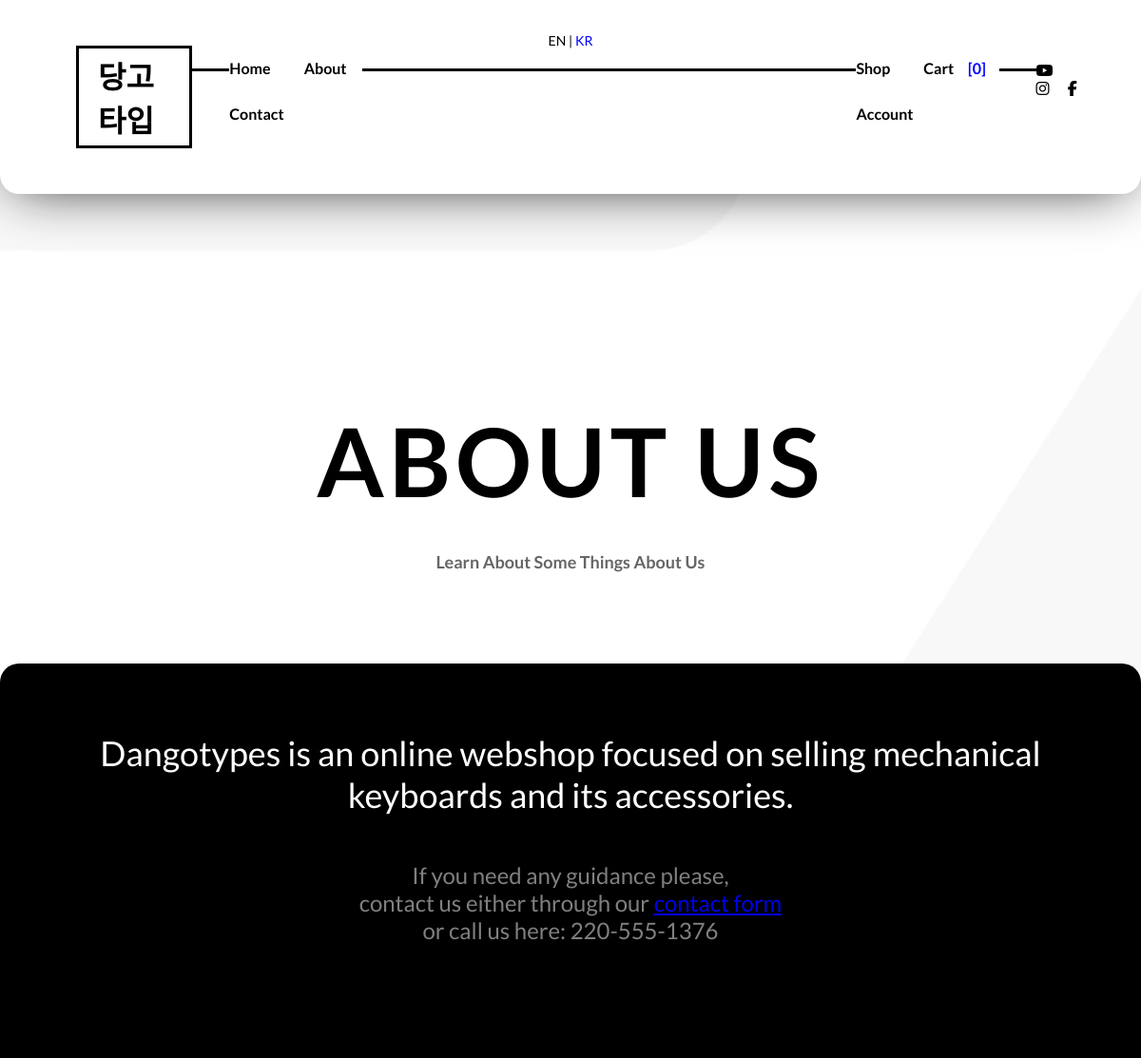
Page /about.php on the committed database.
### tables this page shows
CREATE TABLE `messages` (
  `messageID` int NOT NULL AUTO_INCREMENT,
  `companyDescription` text NULL,
  `contactNumber` varchar(255) NULL,
  PRIMARY KEY (`messageID`)
);

### includes/about/components/messageGrabber.php (called while the page is built, shortened)
<?php
include('includes/db_connect.php');
$queryM = "SELECT * FROM `messages`";
$resultM = $conn->query($queryM);

### about.php (the view)
<?php include('includes/about/components/messageGrabber.php'); ?>
<!DOCTYPE html>
<html lang="en">
<?php include('public/header.php'); ?>
<main>
    <h2 class="latest">ABOUT US</h2>
    <h4 class="site-desc">Learn About Some Things About Us</h4>
</main>
<div class="form-wrapper">
    <?php while ($row = $resultM->fetch_assoc()) { ?>
    <p style="color: white; padding: 2em; font-size: 3vw; text-align: center;">
        <?php echo $row['companyDescription']; ?>
        <span style="font-size: 2vw; padding: 2em; display: block; color: gray;">
            If you need any guidance please, <br> contact us either through our <a href="contact">contact form</a> <br>
            or call us here: <?php echo $row['contactNumber']; ?>
        </span>
    </p>
    <?php } ?>
</div>
</body>
</html>

### public/style.css (style rules this page uses)
* { margin: 0 auto; padding: 0; box-sizing: border-box; font-family: "Lato", sans-serif; }
html { background: url("assets/images/wall.png") no-repeat center center fixed; background-size: cover; }
main { display: flex; flex-wrap: wrap; justify-content: center; padding-top: 14em; }
main .latest { margin-top: 2em; font-size: 100px; letter-spacing: 0.05em; text-align: center; width: 100%; }
.site-desc { font-size: 1.5vw; margin-top: 2em; color: #666; }
.form-wrapper { display: grid; margin-top: 6em; background-color: black; border-top-left-radius: 20px; border-top-right-radius: 20px; }

### public/actions.css (style rules this page uses)
* { margin: 0 auto; padding: 0; box-sizing: border-box; font-family: 'Lato', sans-serif; }
html { background: url('assets/images/wall.png') no-repeat center center fixed; background-size: cover; }
main { display: flex; flex-wrap: wrap; justify-content: center; padding-top: 14em; }
main .latest { margin-top: 2em; font-size: 100px; letter-spacing: 0.05em; text-align: center; width: 100%; }
.site-desc { font-size: 1.5vw; margin-top: 2em; color: #666; }
.form-wrapper { display: grid; margin-top: 6em; background-color: black; border-top-left-radius: 20px; border-top-right-radius: 20px; }

### rows in the picture
messages: companyDescription "Dangotypes is an online webshop focused on selling mechanical keyboards and its accessories.", contactNumber "220-555-1376"
